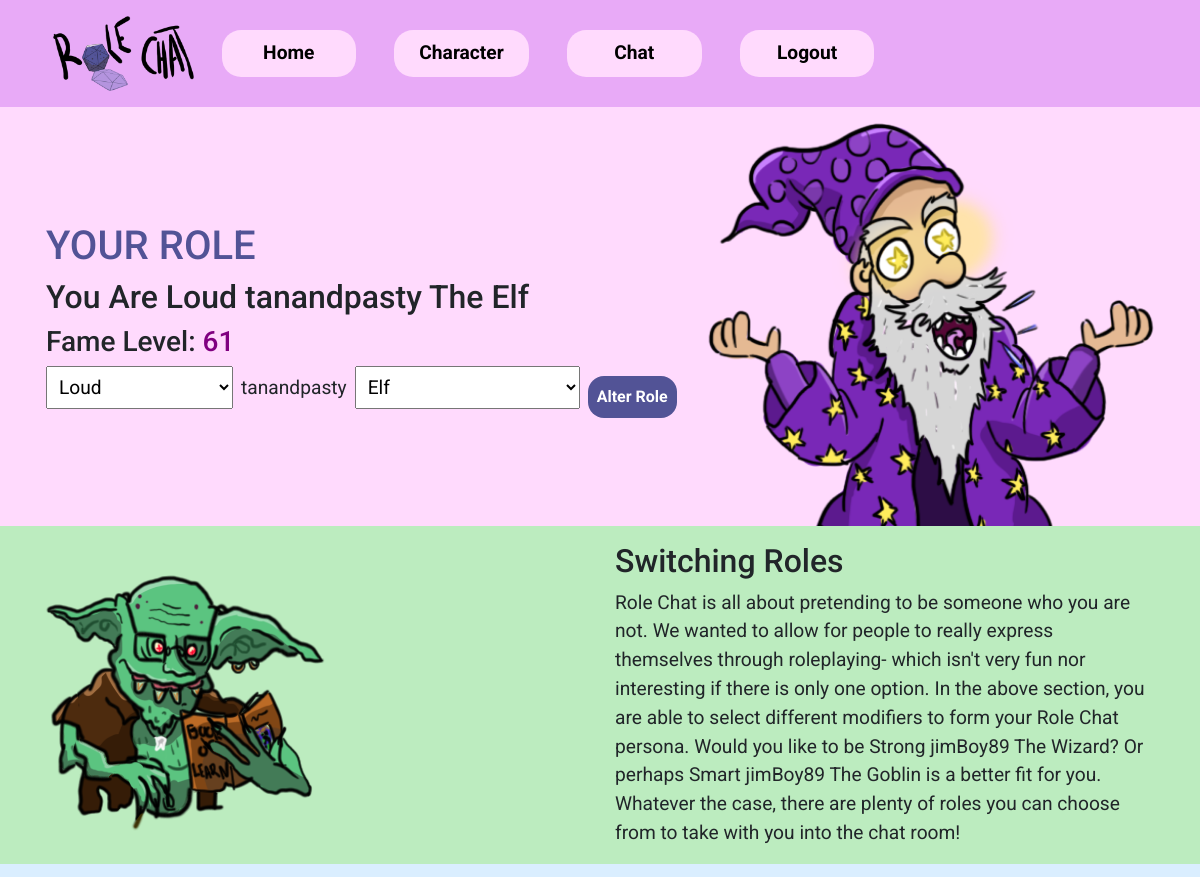
/character (signed in, upper part), run on an earlier commit of the app's database.
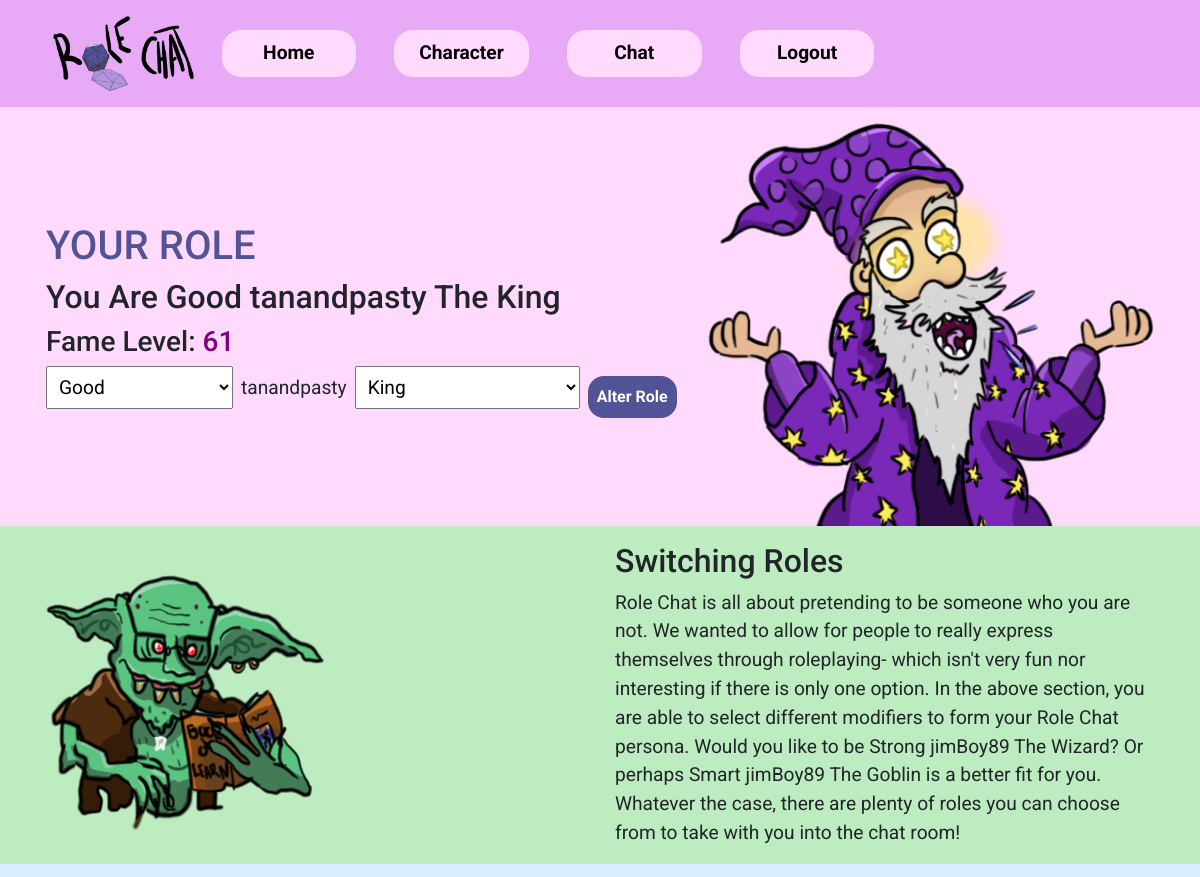
And on a later commit of the database.
### website/models.py (models this page shows)
class User(db.Model, UserMixin):
    id = db.Column(db.Integer, primary_key=True)
    username = db.Column(db.String(15), unique=True)
    password = db.Column(db.String(30))
    currency = db.Column(db.Integer, default=0)
    adjective = db.Column(db.String(30), default='Silly')
    role = db.Column(db.String(30), default='User')

### website/views.py (the view)
@views.route('/character', methods=['GET', 'POST'])
@login_required
def character():
    db.session.commit()
    if request.method == 'POST':
        adjective = request.form.get('adjective')
        role = request.form.get('role')
        user_to_update = User.query.filter_by(username=current_user.username).first()
        user_to_update.adjective = adjective
        user_to_update.role = role
        db.session.commit()
        return render_template("character.html", user=current_user, adj1=adjectives1, adj2=adjectives2, adj3=adjectives3, role1=roles1, role2=roles2, role3=roles3)
    else:
        return render_template("character.html", user=current_user, adj1=adjectives1, adj2=adjectives2, adj3=adjectives3, role1=roles1, role2=roles2, role3=roles3)

### website/__init__.py (called while the page is built)
def create_app():
    app = Flask(__name__)
    app.config['SECRET_KEY'] = 'A project created by students from ECU University :)'
    app.config['SQLALCHEMY_DATABASE_URI'] = f'sqlite:///{DB_NAME}'
    db.init_app(app)
    from .views import views
    from .auth import auth
    app.register_blueprint(views, url_prefix='/')
    app.register_blueprint(auth, url_prefix='/')
    from .models import User
    create_database(app)
    login_manager = LoginManager()
    login_manager.login_view = 'auth.login'
    login_manager.init_app(app)
    socketio.init_app(app)
    @login_manager.user_loader
    def load_user(id):
        return User.query.get(int(id))
    return app

### website/templates/character.html (shortened to what this page needs)
{% extends "base.html" %}
{% block content %}
<section class="bg-color2">
  <div class="container">
      <div class="row align-items-center justify-content-center pt-3">
          <div class="col-lg p-3 w-100">
            <h1 class="text-uppercase text-purple">Your Role</h1>
            <h2 class="fs-5">You Are {{ user.adjective }} {{ user.username }} The {{ user.role }}</h2>
            <h3>Fame Level: <span style="color: purple;">{{ user.currency }}</span></h3>
            <div>
                <form class="d-flex align-items-start justify-content-start" action="/character" method="post">
                  <select name="adjective" class="p-2">
                    {% for adjective in adj1 %}
                      <option value="{{adjective}}"
                      {% if adjective == user.adjective %}
                        selected
                      {% endif %}
                      > {{adjective}}</option>
                    {% endfor %}
                  </select>
                  <p class="p-2">{{user.username}}</p>
                  <select name="role" class="p-2">
                    {% for role in role1 %}
                      <option value="{{role}}"
                      {% if role == user.role %}
                          selected
                      {% endif %}
                      > {{role}}</option>
                    {% endfor %}
                  </select>
                  <input type="submit" class="ml-2 p-2 btn submit-button" value="Alter Role">
                </form>
            </div>
          </div>
          <div class="col-lg">
              <img class="w-100 d-none d-lg-block" src="{{ url_for('static', filename='WebApps-Wizard.png') }}" alt="wizard">
          </div>
      </div>
  </div>
</section>
<section class="bg-color4">
  <div class="container">
      <div class="row align-items-center pt-3">
        <div class="col-lg">
          <img class="img-fluid" src="{{ url_for('static', filename='WebApps-Goblin.png') }}" alt="wizard">
        </div>
        <div class="col-lg">
          <h2>Switching Roles</h2>
          <div>
              <p>Role Chat is all about pretending to be someone who you are not.
                We wanted to allow for people to really express themselves through roleplaying-
                which isn't very fun nor interesting if there is only one option. In the above section,
                you are able to select different modifiers to form your Role Chat persona. Would you like
                to be Strong jimBoy89 The Wizard? Or perhaps Smart jimBoy89 The Goblin is a better fit for you.
                Whatever the case, there are plenty of roles you can choose from to take with you into the
                chat room!
              </p>
          </div>
        </div>
      </div>
  </div>
</section>
<section class="bg-color3">
  <div class="container">
      <div class="row align-items-center pt-3">
      </div>
  </div>
</section>
{% endblock %}

### website/templates/base.html (shortened to what this page needs)
<!doctype html>
<html lang="en">
  <head>
    <link rel="stylesheet" href="https://cdn.jsdelivr.net/npm/bootstrap@4.3.1/dist/css/bootstrap.min.css">
    <link rel="stylesheet" href="https://cdn.jsdelivr.net/npm/bootstrap-icons@1.3.0/font/bootstrap-icons.css">
    <link
        rel="stylesheet"
        type="text/css"
        href="{{ url_for('static', filename='main.css') }}"
    ></link>
  </head>
  <body>
    <nav class="navbar navbar-expand-lg navbar-light navbar-custom d-flex-lg" id="mainNavBar">
      <div class="container">
          <div class="collapse navbar-collapse" id="navbar">
            <div class="navbar-nav">
              <a href="/" class="nav-item nav-link d-none d-lg-block" id="logo"><img class="navbar-logo" src="{{ url_for('static', filename='WebApps-RoleChatLogo.png') }}" alt="Role Chat Logo"></a>
              <a href="/" class="nav-item navbar-button-custom nav-link" id="home">Home</a>
              {% if user.is_authenticated %}
                <a href="/character" class="nav-item navbar-button-custom nav-link" id="character">Character</a>
                <a href="/chat" class="nav-item navbar-button-custom nav-link" id="chat">Chat</a>
                <a href="/logout" class="nav-item navbar-button-custom nav-link" id="logout">Logout</a>
              {% else %}
                <a href="/login" class="nav-item navbar-button-custom nav-link" id="login">Login</a>
              {% endif %}
            </div>
          </div>
        </div>
    </nav>
    {% block content %}
    {% endblock %}
  </body>
</html>

### website/static/main.css (style rules this page uses)
body { background-color: rgb(255, 218, 253) !important; font-family: 'Roboto', sans-serif; font-size: 1.2em; }
.bg-color2 { background-color: rgb(255, 218, 253) !important; }
.bg-color3 { background-color: rgb(218, 238, 255) !important; }
.bg-color4 { background-color: rgb(188, 236, 191) !important; }
.navbar-custom { background-color: rgb(232, 170, 247) !important; display: flex; }
.navbar-logo { height: 75px; }
.navbar-button-custom { font-weight: bolder; align-self: center !important; text-align: center; color: black !important; background-color: rgb(255, 218, 253); border-radius: 1em; margin: .5em 1em; padding: .5em 1em; width: 7em; }
.text-purple { color: #525396 !important; }
.submit-button { font-weight: bolder; align-self: center !important; text-align: center; color: white !important; background-color: #525396 !important; border-radius: 1em; }

What changed in the data, as far as the page shows it:
changed User "tanandpasty": adjective "Loud" → "Good"; role "Elf" → "King"
